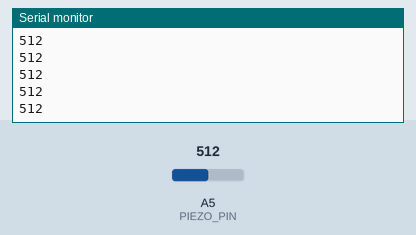
This sketch was run on a simulated Arduino Uno, built with avr-gcc and run on an emulated ATmega328P. Shown: the last lines printed to the serial monitor. The inputs (shaded band) are chosen by the test bench; at power-on: A5 (PIEZO_PIN) = 512.

Above: at 1.2 s.
1.3 s: A5 (PIEZO_PIN) set to 716
At 1.68 s:
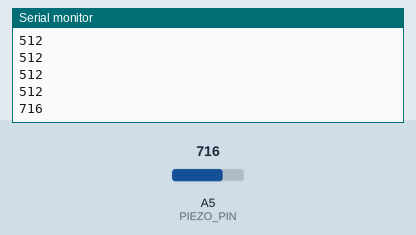
2.8 s: A5 (PIEZO_PIN) set to 900
At 2.93 s:
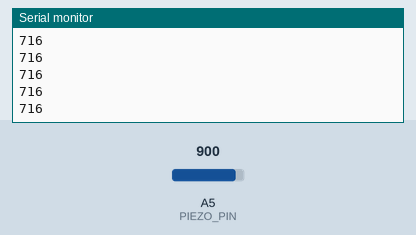
Timing chart, 0 to 5.8 s (numbered marks = the images above; inputs shaded):
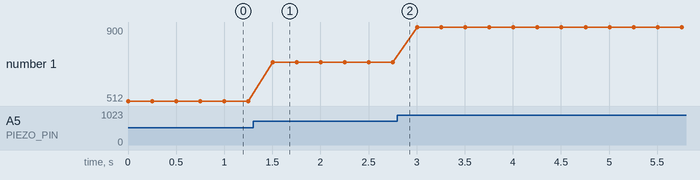

The sketch:

PiezoVibration.ino
```cpp
const int PIEZO_PIN = A5;
void setup()
{
  Serial.begin(9600);
}

void loop()
{
  int analogValue = analogRead(PIEZO_PIN);
  Serial.println(analogValue);
  delay(250);
}
```

Measured:
- after the input at 1.3 s, the serial monitor: prints a new line after 0.20 s (image 1)
- plotted number 1: 512 → 716 after the input at 1.3 s, 716 → 900 after the input at 2.8 s
